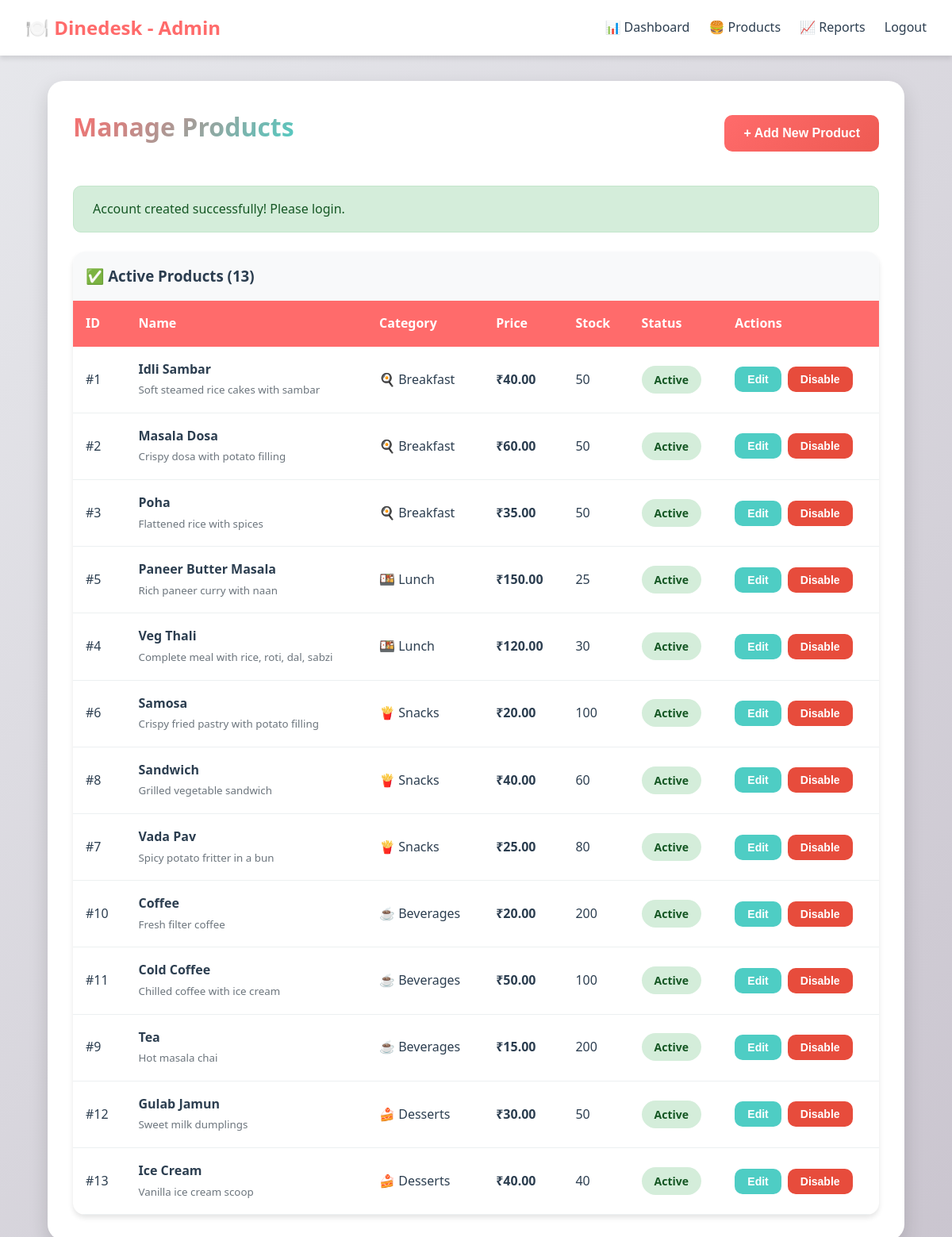
/admin/products.php (signed in), run on the app's committed database.
### tables this page shows
CREATE TABLE products (
  id INT AUTO_INCREMENT PRIMARY KEY,
  category_id INT,
  name VARCHAR(100) NOT NULL,
  description TEXT,
  price DECIMAL(8,2) NOT NULL,
  image VARCHAR(255) DEFAULT 'default.jpg',
  is_active TINYINT(1) DEFAULT 1,
  stock_quantity INT DEFAULT 100,
  created_at TIMESTAMP DEFAULT CURRENT_TIMESTAMP,
  updated_at TIMESTAMP DEFAULT CURRENT_TIMESTAMP ON UPDATE CURRENT_TIMESTAMP,
  FOREIGN KEY (category_id) REFERENCES categories(id) ON DELETE SET NULL,
  INDEX idx_category (category_id),
  INDEX idx_active (is_active)
);

CREATE TABLE categories (
  id INT AUTO_INCREMENT PRIMARY KEY,
  name VARCHAR(50) NOT NULL,
  icon VARCHAR(50),
  created_at TIMESTAMP DEFAULT CURRENT_TIMESTAMP
);

### lib/Database.php (called while the page is built)
<?php
class Database {
    private static $instance = null;
    private $pdo;
    private function __construct() {
        $host = 'localhost';
        $db   = 'canteen_db';
        $user = 'root';
        $pass = '';
        $dsn  = "mysql:host=$host;dbname=$db;charset=utf8mb4";
        $opt  = [
            PDO::ATTR_ERRMODE => PDO::ERRMODE_EXCEPTION,
            PDO::ATTR_DEFAULT_FETCH_MODE => PDO::FETCH_ASSOC
        ];
        $this->pdo = new PDO($dsn, $user, $pass, $opt);
    }
    public static function getInstance() {
        if (self::$instance === null)
            self::$instance = new self();
        return self::$instance;
    }
    public function pdo() {
        return $this->pdo;
    }
}
?>

### models/Product.php (called while the page is built, shortened)
<?php
require_once __DIR__ . '/../lib/Database.php';
class Product {
    private $db;
    public function __construct() {
        $this->db = Database::getInstance()->pdo();
    }
    public function allForAdmin() {
        $query = "SELECT p.*, c.name as category_name, c.icon as category_icon
                  FROM products p
                  LEFT JOIN categories c ON p.category_id = c.id
                  ORDER BY p.is_active DESC, p.category_id, p.name";
        $stmt = $this->db->query($query);
        return $stmt->fetchAll();
    }
}
?>

### public/admin/products.php (the view, shortened to what this page needs)
<?php
require_once '../../models/Product.php';
$productModel = new Product();
$all_products = $productModel->allForAdmin();
$active_products = array_filter($all_products, fn($p) => $p['is_active'] == 1);
$success = $_SESSION['success'] ?? '';
?>
<!DOCTYPE html>
<html lang="en">
<head>
    <link rel="stylesheet" href="../assets/styles.css">
</head>
<body>
    <nav class="navbar">
        <a href="dashboard.php" class="brand">🍽️  Dinedesk - Admin</a>
        <div class="nav-links">
            <a href="dashboard.php">📊 Dashboard</a>
            <a href="products.php">🍔 Products</a>
            <a href="reports.php">📈 Reports</a>
            <a href="../logout.php">Logout</a>
        </div>
    </nav>
    <div class="full-container">
        <div style="display: flex; justify-content: space-between; align-items: center; margin-bottom: 2rem;">
            <h1>Manage Products</h1>
            <button class="btn-primary" onclick="openAddModal()" style="width: auto;">
                + Add New Product
            </button>
        </div>
        <?php if ($success): ?>
            <div class="alert alert-success"><?= htmlspecialchars($success) ?></div>
        <?php endif; ?>
        <div class="products-table">
            <h3 style="padding: 1rem; background: #f8f9fa; margin: 0; border-radius: 15px 15px 0 0;">
                ✅ Active Products (<?= count($active_products) ?>)
            </h3>
            <table>
                <thead>
                    <tr>
                        <th>ID</th>
                        <th>Name</th>
                        <th>Category</th>
                        <th>Price</th>
                        <th>Stock</th>
                        <th>Status</th>
                        <th>Actions</th>
                    </tr>
                </thead>
                <tbody>
                    <?php if (empty($active_products)): ?>
                        <tr>
                            <td colspan="7" style="text-align: center; padding: 2rem; color: #6c757d;">
                                No active products found
                            </td>
                        </tr>
                    <?php else: ?>
                        <?php foreach ($active_products as $product): ?>
                            <tr>
                                <td>#<?= $product['id'] ?></td>
                                <td>
                                    <strong><?= htmlspecialchars($product['name']) ?></strong><br>
                                    <small style="color: #6c757d;"><?= htmlspecialchars($product['description']) ?></small>
                                </td>
                                <td><?= $product['category_icon'] ?> <?= htmlspecialchars($product['category_name']) ?></td>
                                <td><strong>₹<?= number_format($product['price'], 2) ?></strong></td>
                                <td><?= $product['stock_quantity'] ?></td>
                                <td>
                                    <span class="order-status status-completed">Active</span>
                                </td>
                                <td>
                                    <div class="action-buttons">
                                        <button class="btn-secondary btn-sm" onclick='editProduct(<?= json_encode($product) ?>)'>
                                            Edit
                                        </button>
                                        <button class="btn-danger btn-sm" onclick="toggleStatus(<?= $product['id'] ?>, <?= $product['is_active'] ?>)">
                                            Disable
                                        </button>
                                    </div>
                                </td>
                            </tr>
                        <?php endforeach; ?>
                    <?php endif; ?>
                </tbody>
            </table>
        </div>
    </div>
</body>
</html>

### public/assets/styles.css (style rules this page uses)
* { margin: 0; padding: 0; box-sizing: border-box; }
:root { --primary: #ff6b6b; --primary-dark: #ee5a52; --secondary: #4ecdc4; --accent: #ffd93d; --dark: #2c3e50; --light: #ecf0f1; --success: #2ecc71; --warning: #f39c12; --danger: #e74c3c; --white: #ffffff; --shadow: 0 4px 6px rgba(0,0,0,0.1); --shadow-lg: 0 10px 25px rgba(0,0,0,0.15); }
body { font-family: 'Segoe UI', Tahoma, Geneva, Verdana, sans-serif; background: linear-gradient(135deg, #e7e8ec 0%, #cac5cf 100%); min-height: 100vh; color: var(--dark); line-height: 1.6; }
.navbar { background: var(--white); padding: 1rem 2rem; box-shadow: var(--shadow); display: flex; justify-content: space-between; align-items: center; position: sticky; top: 0; z-index: 1000; }
.navbar .brand { font-size: 1.5rem; font-weight: bold; color: var(--primary); text-decoration: none; }
.navbar .nav-links { display: flex; gap: 1.5rem; align-items: center; }
.navbar .nav-links a { text-decoration: none; color: var(--dark); font-weight: 500; transition: color 0.3s; display: flex; align-items: center; gap: 0.3rem; }
.full-container { width: 90%; max-width: 1200px; margin: 2rem auto; padding: 2rem; background: var(--white); border-radius: 20px; box-shadow: var(--shadow-lg); }
h1, h2, h3 { margin-bottom: 1rem; color: var(--dark); }
h1 { font-size: 2rem; text-align: center; background: linear-gradient(135deg, var(--primary), var(--secondary)); -webkit-background-clip: text; -webkit-text-fill-color: transparent; background-clip: text; }
button, .btn { padding: 0.875rem 1.5rem; border: none; border-radius: 10px; font-size: 1rem; font-weight: 600; cursor: pointer; transition: all 0.3s; text-decoration: none; display: inline-block; text-align: center; }
.btn-primary { background: linear-gradient(135deg, var(--primary), var(--primary-dark)); color: var(--white); width: 100%; }
.btn-secondary { background: var(--secondary); color: var(--white); }
.btn-danger { background: var(--danger); color: var(--white); padding: 0.5rem 1rem; font-size: 0.9rem; }
.btn-sm { padding: 0.5rem 1rem; font-size: 0.875rem; }
.alert { padding: 1rem 1.5rem; border-radius: 10px; margin-bottom: 1.5rem; font-weight: 500; }
.alert-success { background: #d4edda; color: #155724; border: 1px solid #c3e6cb; }
.order-status { padding: 0.5rem 1rem; border-radius: 20px; font-size: 0.875rem; font-weight: 600; }
.status-completed { background: #d4edda; color: #155724; }
a { color: var(--primary); text-decoration: none; transition: color 0.3s; }

### public/admin/products.php (style rules this page uses)
.action-buttons { display: flex; gap: 0.5rem; }
.products-table { width: 100%; background: white; border-radius: 15px; overflow: hidden; box-shadow: var(--shadow); }
.products-table table { width: 100%; border-collapse: collapse; }
.products-table th { background: var(--primary); color: white; padding: 1rem; text-align: left; }
.products-table td { padding: 1rem; border-bottom: 1px solid var(--light); }

### data on the page
products: id "1", name "Idli Sambar", description "Soft steamed rice cakes with sambar", category.icon "🍳", category.name "Breakfast", price "40.00", stock_quantity "50"
products: id "2", name "Masala Dosa", description "Crispy dosa with potato filling", category.icon "🍳", category.name "Breakfast", price "60.00", stock_quantity "50"
products: id "3", name "Poha", description "Flattened rice with spices", category.icon "🍳", category.name "Breakfast", price "35.00", stock_quantity "50"
products: id "5", name "Paneer Butter Masala", description "Rich paneer curry with naan", category.icon "🍱", category.name "Lunch", price "150.00", stock_quantity "25"
products: id "4", name "Veg Thali", description "Complete meal with rice, roti, dal, sabzi", category.icon "🍱", category.name "Lunch", price "120.00", stock_quantity "30"
products: id "6", name "Samosa", description "Crispy fried pastry with potato filling", category.icon "🍟", category.name "Snacks", price "20.00", stock_quantity "100"
products: id "8", name "Sandwich", description "Grilled vegetable sandwich", category.icon "🍟", category.name "Snacks", price "40.00", stock_quantity "60"
products: id "7", name "Vada Pav", description "Spicy potato fritter in a bun", category.icon "🍟", category.name "Snacks", price "25.00", stock_quantity "80"
products: id "10", name "Coffee", description "Fresh filter coffee", category.icon "☕", category.name "Beverages", price "20.00", stock_quantity "200"
products: id "11", name "Cold Coffee", description "Chilled coffee with ice cream", category.icon "☕", category.name "Beverages", price "50.00", stock_quantity "100"
products: id "9", name "Tea", description "Hot masala chai", category.icon "☕", category.name "Beverages", price "15.00", stock_quantity "200"
products: id "12", name "Gulab Jamun", description "Sweet milk dumplings", category.icon "🍰", category.name "Desserts", price "30.00", stock_quantity "50"
products: id "13", name "Ice Cream", description "Vanilla ice cream scoop", category.icon "🍰", category.name "Desserts", price "40.00", stock_quantity "40"

### other printed values
$success "Account created successfully! Please login."
count($active_products) "13"
